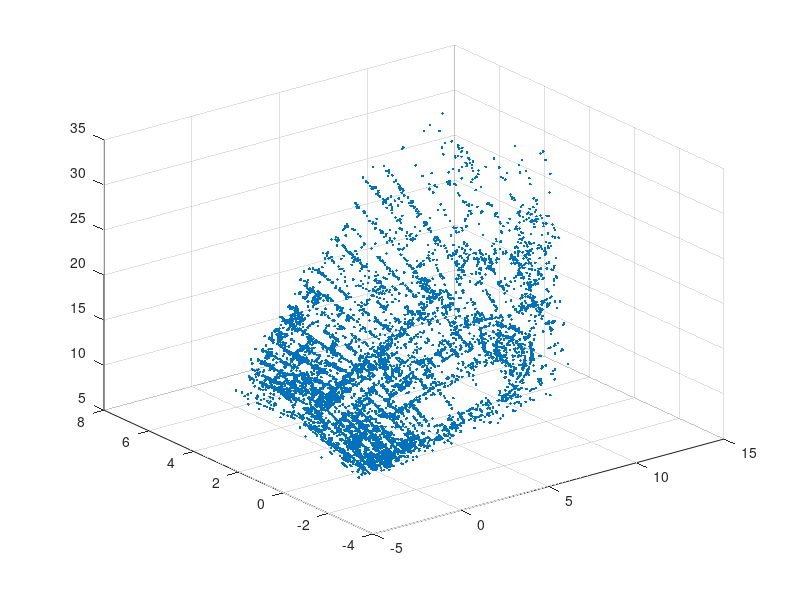

The MATLAB script that drew this image: (Note: this script raises an error after producing the figure.)
data = load("A2data/data/compEx1data.mat");
H_points_3D = data.X;
Ps = data.P;
img_points = data.x;
img_names = data.imfiles;
scatter3(H_points_3D(1,:),H_points_3D(2,:),H_points_3D(3,:),'.')
hold on
for i = 1 : length(Ps)
plotcams(Ps(i))
end
axis equal
%%
% Poject points on camera 1
img = imread(img_names{1});
flat_img1_points = pflat(img_points{1});

proj_points = Ps{1} * H_points_3D;
proj_points = pflat(proj_points);

visible = isfinite(proj_points(1,:));

imshow(img)
hold on                                                                                 
plot(proj_points(1,visible),proj_points(2,visible),'.')
plot(flat_img1_points(1,visible),flat_img1_points(2,visible),'o') 
axis equal
%%
% Projective transformation
T1 = [1 0 0 0; 0 3 0 0; 0 0 1 0; 1/8 1/8 0 1];
T2 = [1 0 0 0; 0 1 0 0; 0 0 1 0; 1/16 1/16 0 1];

X_p1 = pflat(T1 * H_points_3D);
X_p2 = pflat(T2 * H_points_3D);

Ps_p1 = cell(1,9);
Ps_p2 = cell(1,9);
for i = 1 :length(Ps)
    Ps_p1{i} = Ps{i} * T1^(-1);
    Ps_p2{i} = Ps{i} * T2^(-1);
end
% First transformation
scatter3(X_p1(1,:),X_p1(2,:),X_p1(3,:),'.')
hold on
axis equal
for i = 1 :length(Ps)
    plotcams(Ps_p1(i))
end
% Second transformation
figure(2)
scatter3(X_p2(1,:),X_p2(2,:),X_p2(3,:),'.')
hold on
axis equal
for i = 1 :length(Ps)
    plotcams(Ps_p2(i))
end

%% plots
project_and_plot(Ps_p1{1},X_p1,img_names{1})
hold on 
project_and_plot(Ps_p2{1},X_p2,img_names{1})
hold on 
img_points_1 = pflat(img_points{1});
plot(img_points_1(1,:),img_points_1(2,:),'o')
legend('Reconstruction from T1 view 1','Reconstruction from T2 view 1','Image 1 points')

%% Computer Exercise 2
data_ex2 = load("Assignment_2/A2data/data/compEx3data.mat") ;
meas_points_1 = data_ex2.x{1};
meas_points_2 = data_ex2.x{2};

x1_mu = mean(meas_points_1(1,:));
y1_mu = mean(meas_points_1(2,:));
x2_mu = mean(meas_points_2(1,:));
y2_mu = mean(meas_points_2(2,:));
x1_std = std(meas_points_1(1,:));
y1_std = std(meas_points_1(2,:));
x2_std = std(meas_points_2(1,:));
y2_std = std(meas_points_2(2,:));
N1 = [1/x1_std 0 -x1_mu/x1_std; 0 1/y1_std -y1_mu/y1_std; 0 0 1];
N2 = [1/x2_std 0 -x2_mu/x2_std; 0 1/y2_std -y2_mu/y2_std; 0 0 1];
norm_meas_points_1 = N1 * meas_points_1 ;
norm_meas_points_2 = N2 * meas_points_2 ;

subplot(1,2,1)
plot(meas_points_1(1,:),meas_points_1(2,:),'.')
title('Unnormlaized data points (Camera 1)')
subplot(1,2,2)
plot(norm_meas_points_1(1,:),norm_meas_points_1(2,:),'.')
title('Normlaized data points(Camera 1)')


figure(2)
subplot(1,2,1)
plot(meas_points_2(1,:),meas_points_2(2,:),'.')
title('Unnormlaized data points(Camera 2)')
subplot(1,2,2)
plot(norm_meas_points_2(1,:),norm_meas_points_2(2,:),'.')
title('Normlaized data points(Camera 2)')
%% DLT
points_3D = [data_ex2.Xmodel ; ones(1,length(data_ex2.Xmodel))];
[min_lambda_1 , min_egein_vec_1 , norm_Mv_1]=estimate_camera_DLT(norm_meas_points_1,points_3D);
[min_lambda_2 , min_egein_vec_2 , norm_Mv_2]=estimate_camera_DLT(norm_meas_points_2,points_3D);

P1 = reshape(-min_egein_vec_1(1:12),[4 3])';
P2 = reshape(-min_egein_vec_2(1:12),[4 3])';
P1_n = N1^(-1) * P1;
P2_n = N2^(-1) * P2;
Proj_1 = pflat(P1_n * points_3D);
Proj_2 = pflat(P2_n * points_3D);

cube_1 = imread("A2data/data/cube1.JPG");
cube_2 = imread("A2data/data/cube2.JPG");

figure(1)
imshow(cube_1)
hold on
plot(Proj_1(1,:),Proj_1(2,:),'o')
plot(meas_points_1(1,:),meas_points_1(2,:),'*')
hold off
legend('projected points','measured points')

figure(2)
imshow(cube_2)
hold on
plot(Proj_2(1,:),Proj_2(2,:),'o')
plot(meas_points_2(1,:),meas_points_2(2,:),'*')
legend('projected points','measured points')
%% 3D plots

plot_camera(P1_n,30)
hold on 
plot_camera(P2_n,30)
hold on
plot3(points_3D(1,:),points_3D(2,:),points_3D(3,:),'*')
legend("camera center","camera axis")
%% inner params
[K ,RT] = rq(P1_n);
%% Computer Ex 3

[ f1 d1 ] = vl_sift ( single ( rgb2gray ( cube_1 )) , 'PeakThresh' , 1);

% imshow(cube_1)
% hold on
% vl_plotframe ( f1 );

[ f2 d2 ] = vl_sift ( single ( rgb2gray ( cube_2 )) , 'PeakThresh' , 1);
[ matches , scores ] = vl_ubcmatch ( d1 , d2 );

x1 = [f1(1 , matches(1 ,:)); f1(2 , matches(1 ,:))];
x2 = [ f2(1 , matches(2 ,:)); f2(2 , matches(2 ,:))];

perm = randperm ( size ( matches ,2));
figure ;
imagesc ([ cube_1 cube_2]);
hold on ;
plot ([ x1(1 , perm(1:10)); x2(1 , perm(1:10))+ size( cube_1 ,2)] , ...
[ x1(2 , perm(1:10)); x2(2 , perm (1:10))] , ' - ' );
hold off ;
%% Computer Ex 4
% Matching points
X = triangulate_3D_point_DLT(P1_n, P2_n, x1, x2);
X_proj_1 = pflat(P1_n * X);
X_proj_2 = pflat(P2_n * X);

% plots
figure(1)
subplot(2,1,1)
imshow(cube_1)
hold on
plot(x1(1,:),x1(2,:),'*')
hold on
plot(X_proj_1(1,:),X_proj_1(2,:),'.')
legend('SIFT points','Computed points')

subplot(2,1,2)
imshow(cube_2)
hold on
plot(x2(1,:),x2(2,:),'*')
hold on
plot(X_proj_2(1,:),X_proj_2(2,:),'.')
legend('SIFT points','Computed points')
%%
% Matching normalaized points 
[K1 , RT1] = rq(P1_n);
[K2 , RT2] = rq(P2_n);

x1_n = pflat(K1^-1 * [x1 ; ones(1,length(x1))]);
x2_n = pflat(K2^-1 * [x2 ; ones(1,length(x1))]);

X_n = triangulate_3D_point_DLT(RT1,RT2,x1_n,x2_n);

X_proj_1_n = pflat(P1_n * X_n);
X_proj_2_n = pflat(P2_n * X_n);

err_1_n = sqrt(sum((x1(1:2,:) - X_proj_1_n(1:2,:)).^2));
err_2_n = sqrt(sum((x2(1:2,:) - X_proj_2_n(1:2,:)).^2));

goodPoints_n = (err_1_n < 3 & err_2_n < 3);
X_good_n = pflat(X_n(:, goodPoints_n));


% Plots for normlaized points
figure(2)
subplot(2,1,1)
imshow(cube_1)
hold on
plot(x1_n(1,:),x1_n(2,:),'*')
hold on
plot(X_proj_1_n(1,:),X_proj_1_n(2,:),'.')
legend('SIFT points','Computed points')

subplot(2,1,2)
imshow(cube_2)
hold on
plot(x2_n(1,:),x2_n(2,:),'*')
hold on
plot(X_proj_2_n(1,:),X_proj_2_n(2,:),'.')
legend('SIFT points','Computed points')
%%
% 3D plot
figure(3)

plot3(X_good_n(1,:),X_good_n(2,:),X_good_n(3,:),'.')
hold on 
plot3(points_3D(1,:),points_3D(2,:),points_3D(3,:),'*')
hold on
plot_camera(P1_n,30)
hold on 
plot_camera(P2_n,30)
legend("3D points","Cube model")
